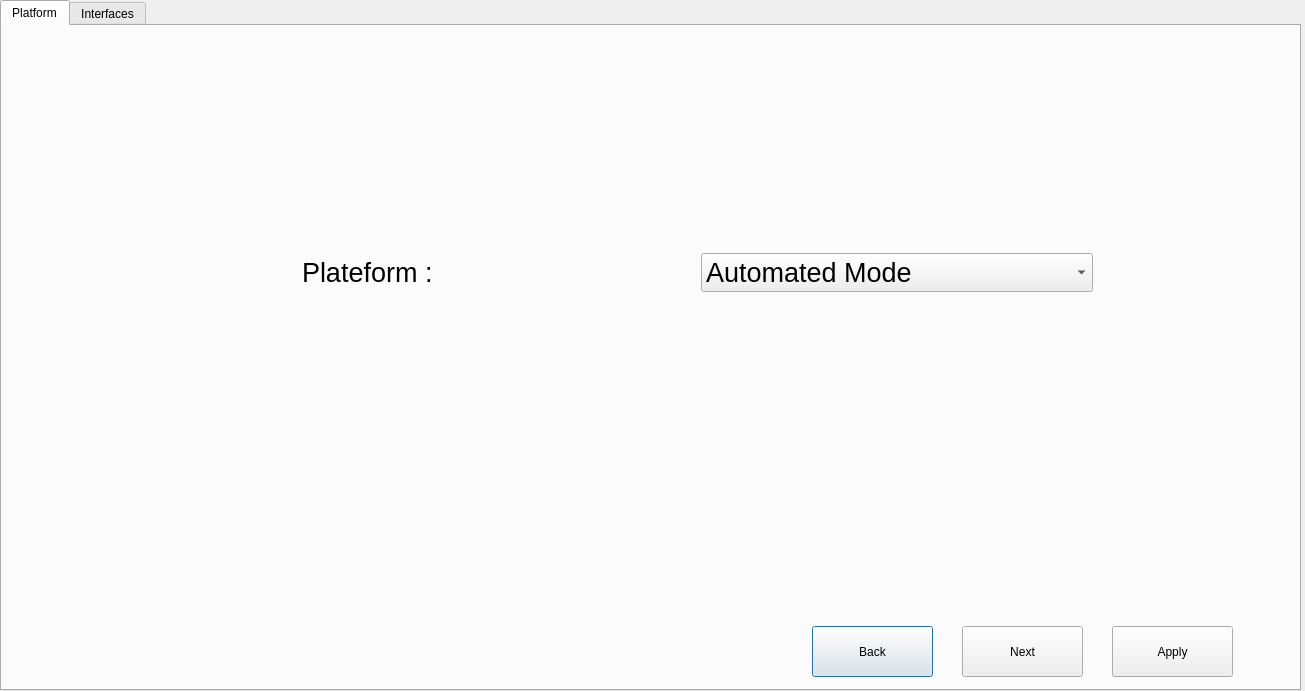
<?xml version="1.0" encoding="UTF-8"?>
<ui version="4.0">
 <class>SecDialog</class>
 <widget class="QDialog" name="SecDialog">
  <property name="geometry">
   <rect>
    <x>0</x>
    <y>0</y>
    <width>1305</width>
    <height>691</height>
   </rect>
  </property>
  <property name="windowTitle">
   <string>Dialog</string>
  </property>
  <widget class="QTabWidget" name="tabWidget">
   <property name="geometry">
    <rect>
     <x>0</x>
     <y>0</y>
     <width>1301</width>
     <height>691</height>
    </rect>
   </property>
   <property name="currentIndex">
    <number>0</number>
   </property>
   <property name="iconSize">
    <size>
     <width>50</width>
     <height>50</height>
    </size>
   </property>
   <property name="elideMode">
    <enum>Qt::ElideNone</enum>
   </property>
   <widget class="QWidget" name="tab">
    <attribute name="title">
     <string>Platform</string>
    </attribute>
    <widget class="QPushButton" name="pushButton_3">
     <property name="geometry">
      <rect>
       <x>810</x>
       <y>600</y>
       <width>121</width>
       <height>51</height>
      </rect>
     </property>
     <property name="text">
      <string>Back</string>
     </property>
    </widget>
    <widget class="QPushButton" name="pushButton_2">
     <property name="geometry">
      <rect>
       <x>1110</x>
       <y>600</y>
       <width>121</width>
       <height>51</height>
      </rect>
     </property>
     <property name="text">
      <string>Apply</string>
     </property>
    </widget>
    <widget class="QPushButton" name="pushButton">
     <property name="geometry">
      <rect>
       <x>960</x>
       <y>600</y>
       <width>121</width>
       <height>51</height>
      </rect>
     </property>
     <property name="text">
      <string>Next</string>
     </property>
    </widget>
    <widget class="QWidget" name="">
     <property name="geometry">
      <rect>
       <x>300</x>
       <y>220</y>
       <width>791</width>
       <height>53</height>
      </rect>
     </property>
     <layout class="QHBoxLayout" name="horizontalLayout_5">
      <item>
       <widget class="QLabel" name="label">
        <property name="font">
         <font>
          <pointsize>20</pointsize>
         </font>
        </property>
        <property name="text">
         <string>Plateform :</string>
        </property>
       </widget>
      </item>
      <item>
       <widget class="QComboBox" name="comboBox">
        <property name="font">
         <font>
          <pointsize>20</pointsize>
         </font>
        </property>
        <item>
         <property name="text">
          <string>Automated Mode</string>
         </property>
        </item>
        <item>
         <property name="text">
          <string>Cli Mode</string>
         </property>
        </item>
       </widget>
      </item>
     </layout>
    </widget>
   </widget>
   <widget class="QWidget" name="tab_2">
    <attribute name="title">
     <string>Interfaces</string>
    </attribute>
    <widget class="QPushButton" name="pushButton_4">
     <property name="geometry">
      <rect>
       <x>810</x>
       <y>600</y>
       <width>121</width>
       <height>51</height>
      </rect>
     </property>
     <property name="text">
      <string>Back</string>
     </property>
    </widget>
    <widget class="QPushButton" name="pushButton_5">
     <property name="geometry">
      <rect>
       <x>1110</x>
       <y>600</y>
       <width>121</width>
       <height>51</height>
      </rect>
     </property>
     <property name="text">
      <string>Apply</string>
     </property>
    </widget>
    <widget class="QPushButton" name="pushButton_6">
     <property name="geometry">
      <rect>
       <x>960</x>
       <y>600</y>
       <width>121</width>
       <height>51</height>
      </rect>
     </property>
     <property name="text">
      <string>Next</string>
     </property>
    </widget>
    <widget class="QLabel" name="label_2">
     <property name="geometry">
      <rect>
       <x>0</x>
       <y>0</y>
       <width>261</width>
       <height>61</height>
      </rect>
     </property>
     <property name="font">
      <font>
       <pointsize>28</pointsize>
      </font>
     </property>
     <property name="text">
      <string>Interfaces</string>
     </property>
    </widget>
    <widget class="QCheckBox" name="checkBox_2">
     <property name="geometry">
      <rect>
       <x>40</x>
       <y>110</y>
       <width>111</width>
       <height>41</height>
      </rect>
     </property>
     <property name="font">
      <font>
       <pointsize>22</pointsize>
      </font>
     </property>
     <property name="text">
      <string>USART </string>
     </property>
    </widget>
    <widget class="QCheckBox" name="checkBox_3">
     <property name="geometry">
      <rect>
       <x>40</x>
       <y>150</y>
       <width>111</width>
       <height>41</height>
      </rect>
     </property>
     <property name="font">
      <font>
       <pointsize>22</pointsize>
      </font>
     </property>
     <property name="text">
      <string>I2C</string>
     </property>
    </widget>
    <widget class="QCheckBox" name="checkBox_4">
     <property name="geometry">
      <rect>
       <x>40</x>
       <y>200</y>
       <width>111</width>
       <height>41</height>
      </rect>
     </property>
     <property name="font">
      <font>
       <pointsize>22</pointsize>
      </font>
     </property>
     <property name="text">
      <string>SPI</string>
     </property>
    </widget>
    <widget class="QCheckBox" name="checkBox_5">
     <property name="geometry">
      <rect>
       <x>40</x>
       <y>250</y>
       <width>111</width>
       <height>41</height>
      </rect>
     </property>
     <property name="font">
      <font>
       <pointsize>22</pointsize>
      </font>
     </property>
     <property name="text">
      <string>USB</string>
     </property>
    </widget>
    <widget class="QLabel" name="label_49">
     <property name="geometry">
      <rect>
       <x>310</x>
       <y>510</y>
       <width>35</width>
       <height>10</height>
      </rect>
     </property>
     <property name="text">
      <string>TextLabel</string>
     </property>
    </widget>
    <widget class="QScrollArea" name="scrollArea">
     <property name="geometry">
      <rect>
       <x>560</x>
       <y>420</y>
       <width>120</width>
       <height>80</height>
      </rect>
     </property>
     <property name="widgetResizable">
      <bool>true</bool>
     </property>
     <widget class="QWidget" name="scrollAreaWidgetContents">
      <property name="geometry">
       <rect>
        <x>0</x>
        <y>0</y>
        <width>118</width>
        <height>78</height>
       </rect>
      </property>
     </widget>
    </widget>
    <widget class="QRadioButton" name="radioButton">
     <property name="geometry">
      <rect>
       <x>280</x>
       <y>390</y>
       <width>63</width>
       <height>16</height>
      </rect>
     </property>
     <property name="text">
      <string>RadioButton</string>
     </property>
    </widget>
    <widget class="QPushButton" name="pushButton_21">
     <property name="geometry">
      <rect>
       <x>490</x>
       <y>510</y>
       <width>161</width>
       <height>81</height>
      </rect>
     </property>
     <property name="text">
      <string>PushButton</string>
     </property>
    </widget>
    <widget class="QTreeWidget" name="treeWidget">
     <property name="geometry">
      <rect>
       <x>110</x>
       <y>360</y>
       <width>256</width>
       <height>192</height>
      </rect>
     </property>
     <column>
      <property name="text">
       <string notr="true">1</string>
      </property>
     </column>
    </widget>
    <widget class="QTreeWidget" name="treeWidget_2">
     <property name="geometry">
      <rect>
       <x>840</x>
       <y>320</y>
       <width>256</width>
       <height>192</height>
      </rect>
     </property>
     <column>
      <property name="text">
       <string notr="true">1</string>
      </property>
     </column>
    </widget>
    <widget class="QWidget" name="">
     <property name="geometry">
      <rect>
       <x>180</x>
       <y>110</y>
       <width>1063</width>
       <height>31</height>
      </rect>
     </property>
     <layout class="QHBoxLayout" name="horizontalLayout">
      <item>
       <widget class="QLabel" name="label_3">
        <property name="font">
         <font>
          <pointsize>16</pointsize>
         </font>
        </property>
        <property name="text">
         <string>Name :</string>
        </property>
       </widget>
      </item>
      <item>
       <widget class="QComboBox" name="comboBox_2"/>
      </item>
      <item>
       <widget class="QLabel" name="label_4">
        <property name="font">
         <font>
          <pointsize>14</pointsize>
         </font>
        </property>
        <property name="text">
         <string>Baudrate :</string>
        </property>
       </widget>
      </item>
      <item>
       <widget class="QComboBox" name="comboBox_3">
        <item>
         <property name="text">
          <string>9600</string>
         </property>
        </item>
        <item>
         <property name="text">
          <string>11520</string>
         </property>
        </item>
       </widget>
      </item>
      <item>
       <widget class="QLabel" name="label_5">
        <property name="font">
         <font>
          <pointsize>14</pointsize>
         </font>
        </property>
        <property name="text">
         <string>Driver :</string>
        </property>
       </widget>
      </item>
      <item>
       <widget class="QComboBox" name="comboBox_4"/>
      </item>
      <item>
       <widget class="QLabel" name="label_6">
        <property name="font">
         <font>
          <pointsize>14</pointsize>
         </font>
        </property>
        <property name="text">
         <string>Static :</string>
        </property>
       </widget>
      </item>
      <item>
       <widget class="QTextEdit" name="textEdit_7"/>
      </item>
      <item>
       <widget class="QLabel" name="label_7">
        <property name="font">
         <font>
          <pointsize>14</pointsize>
         </font>
        </property>
        <property name="text">
         <string>Dynamic :</string>
        </property>
       </widget>
      </item>
      <item>
       <widget class="QPushButton" name="pushButton_7">
        <property name="font">
         <font>
          <pointsize>11</pointsize>
         </font>
        </property>
        <property name="text">
         <string>Browse</string>
        </property>
       </widget>
      </item>
      <item>
       <widget class="QTextEdit" name="textEdit_12"/>
      </item>
     </layout>
    </widget>
    <widget class="QWidget" name="">
     <property name="geometry">
      <rect>
       <x>180</x>
       <y>150</y>
       <width>1063</width>
       <height>31</height>
      </rect>
     </property>
     <layout class="QHBoxLayout" name="horizontalLayout_2">
      <item>
       <widget class="QLabel" name="label_13">
        <property name="font">
         <font>
          <pointsize>16</pointsize>
         </font>
        </property>
        <property name="text">
         <string>Name :</string>
        </property>
       </widget>
      </item>
      <item>
       <widget class="QComboBox" name="comboBox_5"/>
      </item>
      <item>
       <widget class="QLabel" name="label_16">
        <property name="font">
         <font>
          <pointsize>14</pointsize>
         </font>
        </property>
        <property name="text">
         <string>Baudrate :</string>
        </property>
       </widget>
      </item>
      <item>
       <widget class="QComboBox" name="comboBox_6">
        <item>
         <property name="text">
          <string>9600</string>
         </property>
        </item>
        <item>
         <property name="text">
          <string>11520</string>
         </property>
        </item>
       </widget>
      </item>
      <item>
       <widget class="QLabel" name="label_14">
        <property name="font">
         <font>
          <pointsize>14</pointsize>
         </font>
        </property>
        <property name="text">
         <string>Driver :</string>
        </property>
       </widget>
      </item>
      <item>
       <widget class="QComboBox" name="comboBox_7"/>
      </item>
      <item>
       <widget class="QLabel" name="label_12">
        <property name="font">
         <font>
          <pointsize>14</pointsize>
         </font>
        </property>
        <property name="text">
         <string>Static :</string>
        </property>
       </widget>
      </item>
      <item>
       <widget class="QTextEdit" name="textEdit_10"/>
      </item>
      <item>
       <widget class="QLabel" name="label_15">
        <property name="font">
         <font>
          <pointsize>14</pointsize>
         </font>
        </property>
        <property name="text">
         <string>Dynamic :</string>
        </property>
       </widget>
      </item>
      <item>
       <widget class="QPushButton" name="pushButton_8">
        <property name="font">
         <font>
          <pointsize>11</pointsize>
         </font>
        </property>
        <property name="text">
         <string>Browse</string>
        </property>
       </widget>
      </item>
      <item>
       <widget class="QTextEdit" name="textEdit_11"/>
      </item>
     </layout>
    </widget>
    <widget class="QWidget" name="">
     <property name="geometry">
      <rect>
       <x>180</x>
       <y>200</y>
       <width>1063</width>
       <height>31</height>
      </rect>
     </property>
     <layout class="QHBoxLayout" name="horizontalLayout_3">
      <item>
       <widget class="QLabel" name="label_18">
        <property name="font">
         <font>
          <pointsize>16</pointsize>
         </font>
        </property>
        <property name="text">
         <string>Name :</string>
        </property>
       </widget>
      </item>
      <item>
       <widget class="QComboBox" name="comboBox_14"/>
      </item>
      <item>
       <widget class="QLabel" name="label_21">
        <property name="font">
         <font>
          <pointsize>14</pointsize>
         </font>
        </property>
        <property name="text">
         <string>Baudrate :</string>
        </property>
       </widget>
      </item>
      <item>
       <widget class="QComboBox" name="comboBox_9">
        <item>
         <property name="text">
          <string>9600</string>
         </property>
        </item>
        <item>
         <property name="text">
          <string>11520</string>
         </property>
        </item>
       </widget>
      </item>
      <item>
       <widget class="QLabel" name="label_19">
        <property name="font">
         <font>
          <pointsize>14</pointsize>
         </font>
        </property>
        <property name="text">
         <string>Driver :</string>
        </property>
       </widget>
      </item>
      <item>
       <widget class="QComboBox" name="comboBox_10"/>
      </item>
      <item>
       <widget class="QLabel" name="label_17">
        <property name="font">
         <font>
          <pointsize>14</pointsize>
         </font>
        </property>
        <property name="text">
         <string>Static :</string>
        </property>
       </widget>
      </item>
      <item>
       <widget class="QTextEdit" name="textEdit_8"/>
      </item>
      <item>
       <widget class="QLabel" name="label_20">
        <property name="font">
         <font>
          <pointsize>14</pointsize>
         </font>
        </property>
        <property name="text">
         <string>Dynamic :</string>
        </property>
       </widget>
      </item>
      <item>
       <widget class="QPushButton" name="pushButton_9">
        <property name="font">
         <font>
          <pointsize>11</pointsize>
         </font>
        </property>
        <property name="text">
         <string>Browse</string>
        </property>
       </widget>
      </item>
      <item>
       <widget class="QTextEdit" name="textEdit_13"/>
      </item>
     </layout>
    </widget>
    <widget class="QWidget" name="">
     <property name="geometry">
      <rect>
       <x>180</x>
       <y>250</y>
       <width>1063</width>
       <height>31</height>
      </rect>
     </property>
     <layout class="QHBoxLayout" name="horizontalLayout_4">
      <item>
       <widget class="QLabel" name="label_23">
        <property name="font">
         <font>
          <pointsize>16</pointsize>
         </font>
        </property>
        <property name="text">
         <string>Name :</string>
        </property>
       </widget>
      </item>
      <item>
       <widget class="QComboBox" name="comboBox_8"/>
      </item>
      <item>
       <widget class="QLabel" name="label_26">
        <property name="font">
         <font>
          <pointsize>14</pointsize>
         </font>
        </property>
        <property name="text">
         <string>Baudrate :</string>
        </property>
       </widget>
      </item>
      <item>
       <widget class="QComboBox" name="comboBox_12">
        <item>
         <property name="text">
          <string>9600</string>
         </property>
        </item>
        <item>
         <property name="text">
          <string>11520</string>
         </property>
        </item>
       </widget>
      </item>
      <item>
       <widget class="QLabel" name="label_24">
        <property name="font">
         <font>
          <pointsize>14</pointsize>
         </font>
        </property>
        <property name="text">
         <string>Driver :</string>
        </property>
       </widget>
      </item>
      <item>
       <widget class="QComboBox" name="comboBox_13"/>
      </item>
      <item>
       <widget class="QLabel" name="label_22">
        <property name="font">
         <font>
          <pointsize>14</pointsize>
         </font>
        </property>
        <property name="text">
         <string>Static :</string>
        </property>
       </widget>
      </item>
      <item>
       <widget class="QTextEdit" name="textEdit_9"/>
      </item>
      <item>
       <widget class="QLabel" name="label_25">
        <property name="font">
         <font>
          <pointsize>14</pointsize>
         </font>
        </property>
        <property name="text">
         <string>Dynamic :</string>
        </property>
       </widget>
      </item>
      <item>
       <widget class="QPushButton" name="pushButton_10">
        <property name="font">
         <font>
          <pointsize>11</pointsize>
         </font>
        </property>
        <property name="text">
         <string>Browse</string>
        </property>
       </widget>
      </item>
      <item>
       <widget class="QTextEdit" name="textEdit_14"/>
      </item>
     </layout>
    </widget>
   </widget>
  </widget>
 </widget>
 <resources/>
 <connections/>
</ui>
